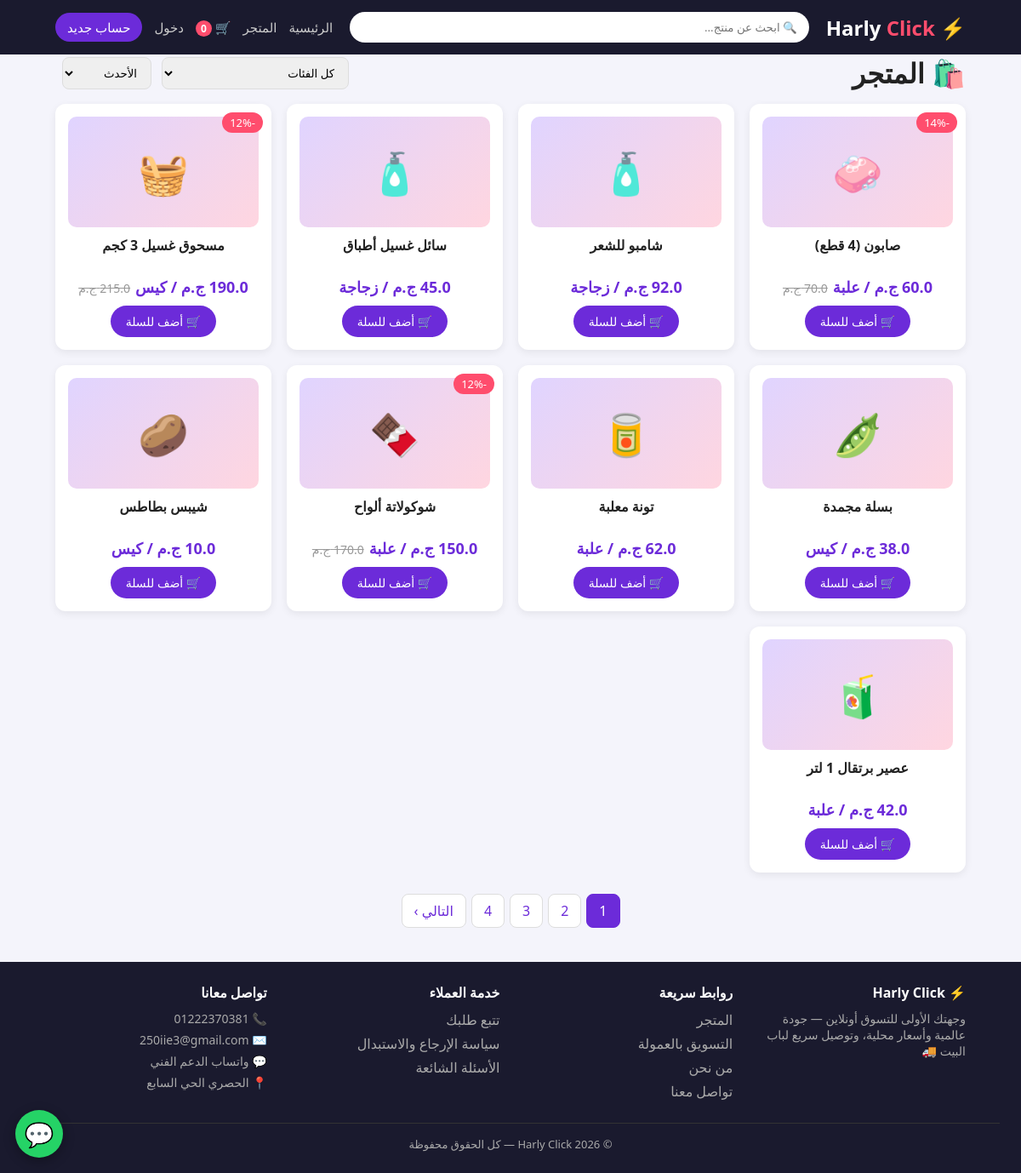
Page /shop on the committed database.
### tables this page shows
CREATE TABLE products(
    id INTEGER PRIMARY KEY AUTOINCREMENT,
    name TEXT NOT NULL,
    description TEXT,
    price REAL NOT NULL,
    old_price REAL,
    stock INTEGER DEFAULT 10,
    sold INTEGER DEFAULT 0,
    category TEXT,
    emoji TEXT DEFAULT '📦',
    image TEXT DEFAULT '',
    featured INTEGER DEFAULT 0,
    flash INTEGER DEFAULT 0,
    created_at TEXT DEFAULT CURRENT_TIMESTAMP
, unit TEXT DEFAULT 'قطعة', min_order INTEGER DEFAULT 1);

CREATE TABLE settings(
    key TEXT PRIMARY KEY,
    value TEXT
);

### app.py (the view)
@app.route("/shop")
def shop():
    db = get_db()
    if request.args.get("ref"):
        session["aff_code"] = request.args.get("ref", "").strip().upper()[:30]
        session.modified = True
    q = request.args.get("q", "").strip()
    cat = request.args.get("cat", "").strip()
    sort = request.args.get("sort", "new")
    page = to_int(request.args.get("page", 1), 1, lo=1)
    per = 9
    sql = "SELECT * FROM products WHERE 1=1 AND " + VISIBLE_SQL
    params = []
    if q:
        sql += " AND (name LIKE ? OR description LIKE ?)"
        params += ["%" + q + "%", "%" + q + "%"]
    if cat:
        sql += " AND category = ?"
        params.append(cat)
    sql += {"new": " ORDER BY id DESC", "cheap": " ORDER BY price ASC",
            "exp": " ORDER BY price DESC", "name": " ORDER BY name",
            "best": " ORDER BY sold DESC"}.get(sort, " ORDER BY id DESC")
    total_rows = db.execute("SELECT COUNT(*) c FROM (" + sql + ")", params).fetchone()["c"]
    pages = max((total_rows + per - 1) // per, 1)
    page = min(page, pages)
    products = db.execute(sql + " LIMIT ? OFFSET ?", params + [per, (page - 1) * per]).fetchall()
    return render_template("shop.html", products=products, q=q, cat=cat, sort=sort,
                           page=page, pages=pages, total_rows=total_rows)

### app.py (called while the page is built, shortened)
def get_db():
    if "db" not in g:
        g.db = sqlite3.connect(DB)
        g.db.row_factory = sqlite3.Row
        g.db.execute("PRAGMA foreign_keys = ON")
    return g.db

def get_setting(key, default=""):
    r = get_db().execute("SELECT value FROM settings WHERE key=?", (key,)).fetchone()
    return r["value"] if r else default

def category_rows(active_only=False):
    sql = "SELECT * FROM categories" + (" WHERE active=1" if active_only else "") + " ORDER BY sort_order, id"
    return get_db().execute(sql).fetchall()

def csrf_token():
    if "_csrf" not in session:
        session["_csrf"] = secrets.token_hex(24)
    return session["_csrf"]

def to_int(v, default=0, lo=None, hi=None):
    try:
        n = int(str(v).strip())
    except (TypeError, ValueError):
        n = default
    if lo is not None and n < lo:
        n = lo
    if hi is not None and n > hi:
        n = hi
    return n

def intl_number(num):
    d = re.sub(r"\D", "", num or "")
    if d.startswith("00"):
        d = d[2:]
    if d.startswith("0"):
        d = COUNTRY_CODE + d[1:]
    return d

def unit_label(p):
    try:
        u = p["unit"] or DEFAULT_UNIT
    except (KeyError, IndexError):
        u = DEFAULT_UNIT
    return (" / " + u) if u != DEFAULT_UNIT else ""

def static_v(filename):
    try:
        v = int(os.path.getmtime(os.path.join(BASE_DIR, "static", filename)))
    except OSError:
        v = 0
    return url_for("static", filename=filename, v=v)

@app.before_request
def security_gate():
    if request.endpoint in (None, "static"):
        return
    if request.method in ("POST", "PUT", "PATCH", "DELETE"):
        sent = request.form.get("csrf_token") or request.headers.get("X-CSRF-Token")
        if not _tokens_match(sent, session.get("_csrf")):
            flash("الطلب مش آمن أو الصفحة قديمة — جرّب تاني 🔒", "danger")
            return redirect(safe_back(url_for("home")))
    elif request.method == "GET" and request.endpoint in GET_ACTION_ENDPOINTS:
        params = GET_ACTION_ENDPOINTS[request.endpoint]
        if params is None or any(k in request.args for k in params):
            if not _tokens_match(request.args.get("_t"), session.get("_csrf")):
                flash("الطلب مش آمن — افتح الصفحة تاني وجرّب 🔒", "danger")
                return redirect(url_for("home"))

def site_base_url():
    return SITE_URL or request.url_root.rstrip("/")

### templates/shop.html (shortened to what this page needs)
{% extends "base.html" %}
{% block content %}
<div class="shop-head">
  <h1>🛍️ المتجر</h1>
  <form method="get" class="filters">
    <select name="cat" onchange="this.form.submit()">
      <option value="">كل الفئات</option>
    </select>
    <select name="sort" onchange="this.form.submit()">
      <option value="new" {% if sort=='new' %}selected{% endif %}>الأحدث</option>
    </select>
  </form>
</div>
{% if products %}
<div class="grid">
  {% for p in products %}
  <div class="card">
    {% if p['image'] %}<img class="p-img" src="{{ img_src(p['image'], thumb=True) }}" loading="lazy" decoding="async" alt="{{ p['name'] }}">{% else %}<div class="img-box">{{ p['emoji'] }}</div>{% endif %}
    {% if p['old_price'] %}<span class="off">-{{ ((1 - p['price']/p['old_price'])*100)|round|int }}%</span>{% endif %}
    <h3>{{ p['name'] }}</h3>
    <div class="price"><b>{{ p['price'] }} ج.م{{ unit_label(p) }}</b>{% if p['old_price'] %}<s>{{ p['old_price'] }} ج.م</s>{% endif %}</div>
    {% if p['stock'] > 0 %}
    <form method="post" action="{{ url_for('add_to_cart', pid=p['id']) }}"><input type="hidden" name="csrf_token" value="{{ csrf_token() }}"><button class="btn" type="submit">🛒 أضف للسلة</button></form>
    {% else %}<button class="btn" disabled>سيعود قريباً ⏳</button>{% endif %}
  </div>
  {% endfor %}
</div>
{% if pages > 1 %}
<div class="pagination">
  {% for i in range(1, pages+1) %}<a href="{{ url_for('shop', q=q, cat=cat, sort=sort, page=i) }}" class="{{ 'active' if i==page }}">{{ i }}</a>{% endfor %}
  {% if page < pages %}<a href="{{ url_for('shop', q=q, cat=cat, sort=sort, page=page+1) }}">التالي ›</a>{% endif %}
</div>
{% endif %}
{% else %}
<p class="empty">مفيش منتجات مطابقة 😕 جرّب كلمة تانية</p>
{% endif %}
{% endblock %}

### templates/base.html (shortened to what this page needs)
<!DOCTYPE html>
<html lang="ar" dir="rtl">
<head>
<link rel="stylesheet" href="{{ static_v('style.css') }}">
</head>
<body>
<header>
  <div class="container nav">
    <a href="{{ url_for('home') }}" class="logo">⚡ Harly <span>Click</span></a>
    <div class="search-wrap">
      <form class="search" action="{{ url_for('shop') }}" method="get">
        <input type="text" name="q" id="searchBox" placeholder="🔍 ابحث عن منتج..." autocomplete="off"
               value="{{ request.args.get('q','') }}">
      </form>
    </div>
    <nav>
      <a href="{{ url_for('home') }}">الرئيسية</a>
      <a href="{{ url_for('shop') }}">المتجر</a>
      {% if user_name %}
        <a href="{{ url_for('affiliate') }}">🤝 التسويق</a>
        <a href="{{ url_for('wallet') }}">💰 المحفظة</a>
        <a href="{{ url_for('wishlist') }}">❤️</a>
        <a href="{{ url_for('cart') }}">🛒 <b class="badge">{{ cart_count }}</b></a>
        <div class="user-menu">
          <a href="{{ url_for('profile') }}">👤 {{ user_name }}</a>
          <div class="dropdown">
            <a href="{{ url_for('profile') }}">الملف الشخصي</a>
            <a href="{{ url_for('wallet') }}">💰 المحفظة والرصيد</a>
            <a href="{{ url_for('my_orders') }}">📦 طلباتي</a>
            <a href="{{ url_for('returns') }}">🔄 الإرجاع والاستبدال</a>
            <a href="{{ url_for('affiliate') }}">🤝 التسويق بالعمولة</a>
            {% if is_admin %}<a href="{{ url_for('admin') }}">⚙️ لوحة التحكم</a>{% endif %}
            <a href="{{ url_for('logout') }}">🚪 تسجيل الخروج</a>
          </div>
        </div>
      {% else %}
        <a href="{{ url_for('cart') }}">🛒 <b class="badge">{{ cart_count }}</b></a>
        <a href="{{ url_for('login') }}">دخول</a>
        <a href="{{ url_for('register') }}" class="btn-nav">حساب جديد</a>
      {% endif %}
    </nav>
  </div>
</header>
<main class="container">
{% block content %}{% endblock %}
</main>
<footer>
  <div class="container footer-grid">
    <div>
      <h4>⚡ Harly Click</h4>
      <p>وجهتك الأولى للتسوق أونلاين — جودة عالمية وأسعار محلية، وتوصيل سريع لباب البيت 🚚</p>
    </div>
    <div>
      <h4>روابط سريعة</h4>
      <a href="{{ url_for('shop') }}">المتجر</a>
      <a href="{{ url_for('affiliate') }}">التسويق بالعمولة</a>
      <a href="{{ url_for('about') }}">من نحن</a>
      <a href="{{ url_for('contact') }}">تواصل معنا</a>
    </div>
    <div>
      <h4>خدمة العملاء</h4>
      <a href="{{ url_for('my_orders') }}">تتبع طلبك</a>
      <a href="{{ url_for('returns') }}">سياسة الإرجاع والاستبدال</a>
      <a href="{{ url_for('contact') }}#faq">الأسئلة الشائعة</a>
    </div>
    <div>
      <h4>تواصل معانا</h4>
      <p>📞 <a href="tel:{{ site.phone }}" style="display:inline;margin:0">{{ site.phone }}</a></p>
      <p>✉️ <a href="mailto:{{ site.email }}" style="display:inline;margin:0">{{ site.email }}</a></p>
      {% if site.wa_on %}<p>💬 <a href="{{ site.wa_link }}" target="_blank" rel="noopener" style="display:inline;margin:0">واتساب الدعم الفني</a></p>{% endif %}
      {% if site.address %}<p>📍 {{ site.address }}</p>{% endif %}
    </div>
  </div>
  <div class="copy">© 2026 Harly Click — كل الحقوق محفوظة</div>
</footer>
{% if site.wa_on and not request.path.startswith('/admin') %}<a class="wa-support" href="{{ site.wa_link }}" target="_blank" rel="noopener" aria-label="الدعم الفني على واتساب" title="الدعم الفني على واتساب">💬</a>{% endif %}
</body>
</html>

### static/style.css (style rules this page uses)
:root { --main:#6c2bd9;--dark:#1a1a2e;--light:#f4f4fb;--accent:#ff4d6d }
* { box-sizing:border-box;margin:0;padding:0;font-family:'Segoe UI',Tahoma,sans-serif }
body { background:var(--light);color:#222 }
.container { max-width:1100px;margin:auto;padding:0 15px }
header { background:var(--dark);padding:14px 0;position:sticky;top:0;z-index:9 }
.nav { display:flex;align-items:center;gap:20px;flex-wrap:wrap }
.logo { color:#fff;font-size:24px;font-weight:bold;text-decoration:none }
.logo span { color:var(--accent) }
.search { flex:1;min-width:180px }
.search input { width:100%;padding:9px 14px;border:none;border-radius:20px }
nav { display:flex;gap:14px;align-items:center;flex-wrap:wrap }
nav a { color:#ccc;text-decoration:none;font-size:15px }
.btn-nav { background:var(--main);color:#fff!important;padding:7px 14px;border-radius:20px }
.badge { background:var(--accent);color:#fff;border-radius:50%;padding:1px 6px;font-size:12px }
main { padding:25px 15px;min-height:70vh }
.grid { display:grid;grid-template-columns:repeat(auto-fill,minmax(230px,1fr));gap:18px }
.card { background:#fff;border-radius:12px;padding:15px;text-align:center;position:relative;box-shadow:0 3px 10px rgba(0,0,0,.07);transition:.2s }
.img-box { background:linear-gradient(135deg,#e0d4ff,#ffd6e0);height:130px;border-radius:10px;display:flex;align-items:center;justify-content:center;font-size:48px;font-weight:bold;color:var(--main);margin-bottom:10px }
.off { position:absolute;top:10px;right:10px;background:var(--accent);color:#fff;padding:3px 9px;border-radius:12px;font-size:13px }
.card h3 { font-size:16px;margin-bottom:8px;min-height:40px }
.price { margin-bottom:10px }
.price b { color:var(--main);font-size:18px }
.price s { color:#999;font-size:14px;margin-right:6px }
.btn { display:inline-block;background:var(--main);color:#fff;padding:9px 18px;border-radius:20px;text-decoration:none;border:none;cursor:pointer;font-size:14px }
.shop-head { display:flex;justify-content:space-between;align-items:center;flex-wrap:wrap;gap:12px;margin-bottom:15px }
.filters select { padding:8px 12px;border:1px solid #ddd;border-radius:8px;margin-left:8px }
footer { background:var(--dark);color:#aaa;text-align:center;padding:25px;margin-top:40px }
footer p { margin:5px 0 }
.search-wrap { position:relative;flex:1;min-width:180px }
.pagination { display:flex;gap:6px;justify-content:center;margin:25px 0;flex-wrap:wrap }
.pagination a { background:#fff;padding:8px 14px;border-radius:8px;text-decoration:none;color:var(--main);border:1px solid #ddd }
.pagination a.active { background:var(--main);color:#fff;border-color:var(--main) }
.footer-grid { display:grid;grid-template-columns:repeat(auto-fit,minmax(200px,1fr));gap:25px;text-align:right }
.footer-grid h4 { color:#fff;margin-bottom:10px }
.footer-grid a { display:block;color:#aaa;text-decoration:none;margin:6px 0 }
.footer-grid p { margin:6px 0;font-size:14px }
.copy { border-top:1px solid #333;margin-top:20px;padding-top:15px;font-size:13px }
.wa-support { position:fixed;bottom:18px;left:18px;width:56px;height:56px;border-radius:50%;background:#25D366;color:#fff;font-size:28px;display:flex;align-items:center;justify-content:center;box-shadow:0 4px 14px rgba(0,0,0,.3);z-index:900;text-decoration:none }

### rows in the picture
products: emoji "🧼", ((1-p['price']/p['old_price'])*100)|round|int "14", name "صابون (4 قطع)", price "60.0", unit_label "/ علبة", old_price "70.0"
products: emoji "🧴", name "شامبو للشعر", price "92.0", unit_label "/ زجاجة"
products: emoji "🧴", name "سائل غسيل أطباق", price "45.0", unit_label "/ زجاجة"
products: emoji "🧺", ((1-p['price']/p['old_price'])*100)|round|int "12", name "مسحوق غسيل 3 كجم", price "190.0", unit_label "/ كيس", old_price "215.0"
products: emoji "🫛", name "بسلة مجمدة", price "38.0", unit_label "/ كيس"
products: emoji "🥫", name "تونة معلبة", price "62.0", unit_label "/ علبة"
products: emoji "🍫", ((1-p['price']/p['old_price'])*100)|round|int "12", name "شوكولاتة ألواح", price "150.0", unit_label "/ علبة", old_price "170.0"
products: emoji "🥔", name "شيبس بطاطس", price "10.0", unit_label "/ كيس"
products: emoji "🧃", name "عصير برتقال 1 لتر", price "42.0", unit_label "/ علبة"
settings: phone "01222370381"
settings: email "250iie3@gmail.com"
settings: address "الحصري الحي السابع"

### other values in the picture
{{ cart_count }} "0"
{{ i }} "1" "2" "3" "4"
